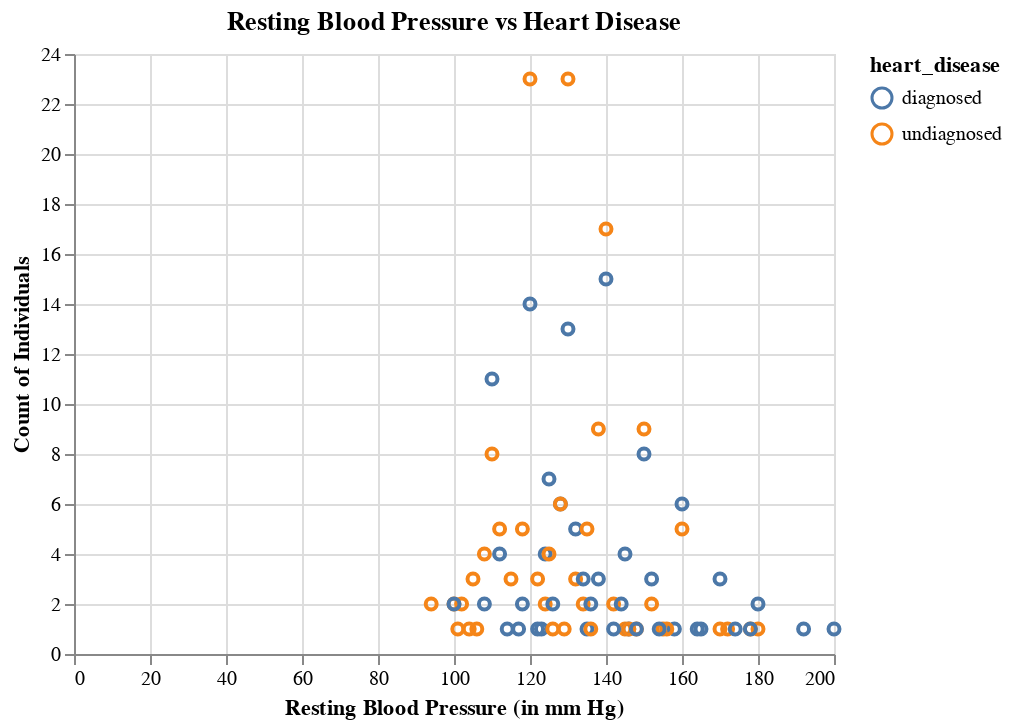

The notebook cell this image was saved under:
### Markdown cell above
Here we see that for the highest chest pain (4.0) the majority of people have been disagnosed with heart disease. Especially when compared to the other levels of chest pain this indicates a slight correlation between a chest pain of 4.0 and heart disease, when combined with other factors. Chest pain alone might not be a good indicator of heart disease though.

### Code cell
Resting_Blood_Pressure_graph = (
    alt.Chart(heart_disease_data, title = "Resting Blood Pressure vs Heart Disease")  
    .mark_point()
    .encode(
        x=alt.X("resting_blood_pressure", title= "Resting Blood Pressure (in mm Hg)"), 
        y=alt.Y("count()", title= "Count of Individuals"), color="heart_disease"
    ).properties(width=380, height=300)
)
Resting_Blood_Pressure_graph

### Figure 1 — Vega-Lite specification as saved in the notebook (floating-point values rounded to 4 significant figures; data arrays with more than 128 entries replaced by an {"elided": "..."} marker saying what was removed)
{"config": {"view": {"continuousWidth": 400, "continuousHeight": 300}}, "data": {"name": "data-d97bc0de9cd967ceb55bfed1c69299e0"}, "mark": "point", "encoding": {"color": {"field": "heart_disease", "type": "nominal"}, "x": {"field": "resting_blood_pressure", "title": "Resting Blood Pressure (in mm Hg)", "type": "quantitative"}, "y": {"aggregate": "count", "title": "Count of Individuals", "type": "quantitative"}}, "height": 300, "title": "Resting Blood Pressure vs Heart Disease", "width": 380, "$schema": "https://vega.github.io/schema/vega-lite/v4.17.0.json", "datasets": {"data-d97bc0de9cd967ceb55bfed1c69299e0": {"elided": "303 records"}}}
